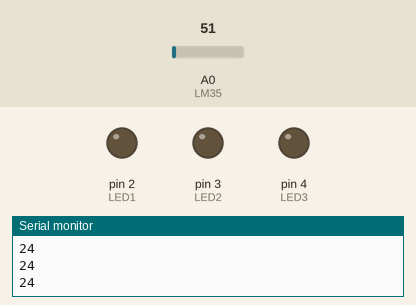
Recording of a sketch running on a simulated Arduino Uno, built with avr-gcc and run on an emulated ATmega328P. Shown: output pins drawn as LEDs (lit = HIGH), the last lines printed to the serial monitor. The test bench sets the inputs (shaded band); at power-on: A0 (LM35) = 51.

Above: at 1.3 s.
1.4 s: A0 (LM35) set to 58
At 2.5 s:
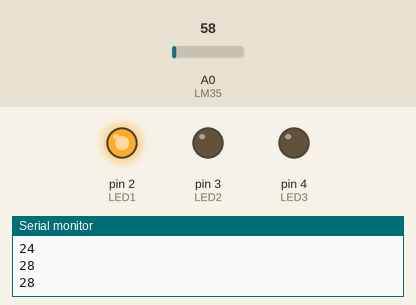
3.5 s: A0 (LM35) set to 71
At 5.2 s:
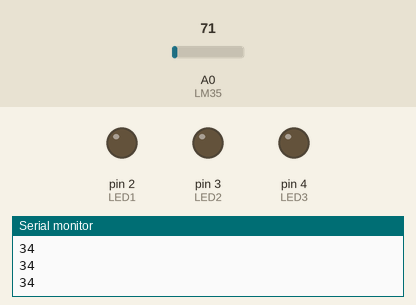
5.5 s: A0 (LM35) set to 61
At 6.8 s:
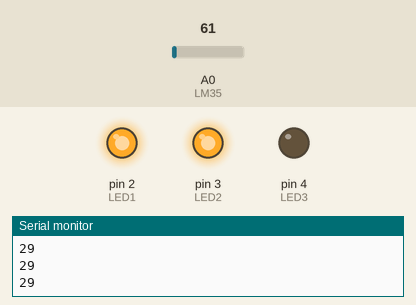
7.5 s: A0 (LM35) set to 86
At 8.3 s:
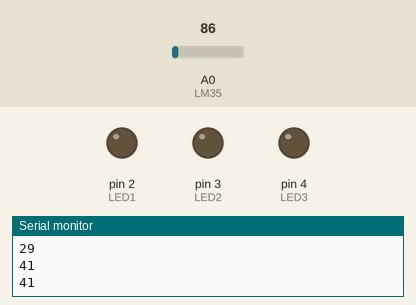
Timing chart, 0 to 10.5 s (numbered marks = the images above; inputs shaded):
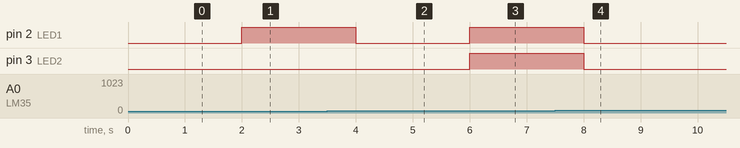

Measured:
- the behaviour switches between 57 and 58 on A0 (LM35) (found by bisection; images 0 and 1)
- after the input at 1.4 s, pin 2 (LED1): LOW → HIGH after 0.60 s
- after the input at 3.5 s, pin 2 (LED1): HIGH → LOW after 0.50 s
- after the input at 5.5 s, pin 2 (LED1), pin 3 (LED2): LOW → HIGH after 0.50 s
- after the input at 7.5 s, pin 2 (LED1), pin 3 (LED2): HIGH → LOW after 0.50 s

The sketch:

M_AzizAsifMuffazam.ino
```cpp
int LM35 = A0;  // membuat variabel LM35 untuk pin A0 Arduino
int nilaiLM35= 0;    // membuat variabel nilaiLM35 untuk menyimpan nilai sensor
int LED1= 2;         // membuat variabel LED1 untuk Pin 2 digital
int LED2= 3;       // membuat variabel LED2 untuk Pin 3 digital
int LED3= 4;       // membuat variabel LED3 untuk Pin 4 digital

void setup(){
Serial.begin(9600);       // komunikasi serial dari Arduino ke Komputer
pinMode(LED1, OUTPUT);    // mengatur LED1 menjadi OUTPUT
pinMode(LED2, OUTPUT);    // mengatur LED2 menjadi OUTPUT
pinMode(LED3, OUTPUT);    // mengatur LED3 menjadi OUTPUT
}

void loop(){
nilaiLM35 = analogRead(LM35);   // menyimpan nilai dari LM35 ke variabel nilaiLM35
nilaiLM35 = nilaiLM35 * 0.488;   // konversi nilai dari LM35 menjadi Derajat Celcius
Serial.println(nilaiLM35);      // menampilkan nilai dari LM35 ke Serial Monitor
delay(500);                      // memberi jeda sebanyak 500 milidetik

if (nilaiLM35 == 28)       // jika nilaiLM35 sama dengan 28
{
  digitalWrite(LED1, HIGH); // LED1 menyala
  digitalWrite(LED2, LOW);   // LED2 mati
  digitalWrite(LED3, LOW);   // LED3 mati
}
else if (nilaiLM35 == 29)    // jika nilaiLM35 sama dengan 29
{
  digitalWrite(LED1, HIGH); // LED1 menyala
  digitalWrite(LED2, HIGH);  // LED2 menyala
  digitalWrite(LED3, LOW);   // LED3 menyala
}

else if (nilaiLM35 == 30)   // jika nilaiLM35 sama dengan 30
{
  digitalWrite(LED1, HIGH);  // LED1 menyala
  digitalWrite(LED2, HIGH);  // LED2 menyala
  digitalWrite(LED3, HIGH);  // LED3 menyala
}

else                        // jika tidak
{
  digitalWrite(LED1, LOW);   // LED1 mati
  digitalWrite(LED2, LOW);   // LED2 mati
  digitalWrite(LED3, LOW);   // LED3 mati
}

}
```
